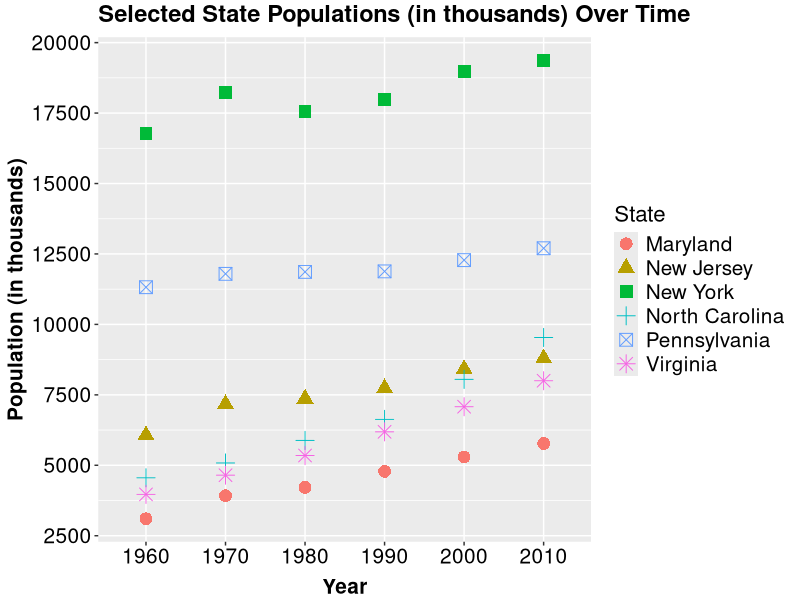

Generate this figure with R:
# This script creates a scatter plot using (a subset of) 'census_data.csv'.

# A description of 'census_data.csv' can be found in 'census_data_scrape_and_process.R'.
# To avoid an overwhelming plot, I will be using a subset of 'census_data.csv' consisting of
# all observations for 6 states (North Carolina, Maryland, New Jersey, Pennsylvania, Virginia, 
# and New York).

# Load packages.
library(data.table)
library(reshape2)
library(ggplot2)

# Load data.
census_data = data.table(read.csv('census_data.csv', 
                                  header = T, 
                                  stringsAsFactors = F, 
                                  check.names = F))

#####
# SUBSET/PROCESS DATA.

  # Remove unneeded column.
  census_data$`Area (sq. miles)` = NULL

  # Specify states of interest.
  states = c('North Carolina', 'Maryland', 'New Jersey', 'Pennsylvania', 
             'Virginia', 'New York')
  
  # Create data subset (specified above).
  census_subset = census_data[Name %in% states]
  
  # Divided population values by 1000 for easier graph viewing.
  census_subset$`1960` = census_subset$`1960` / 1000
  census_subset$`1970` = census_subset$`1970` / 1000
  census_subset$`1980` = census_subset$`1980` / 1000
  census_subset$`1990` = census_subset$`1990` / 1000
  census_subset$`2000` = census_subset$`2000` / 1000
  census_subset$`2010` = census_subset$`2010` / 1000
  
  # Melt 'census_subset' to allow creation of scatter plot.
  census_subset = melt(census_subset, 
                       id = 'Name')
  
  # Change column names of 'census_subset'.
  setnames(census_subset, 
           names(census_subset), 
           c('State', 'Year', 'Population'))

#####  
# Plot data.
ggplot(data = census_subset, 
       aes(x = Year, 
           y = Population, 
           color = State, 
           shape = State)) +
  geom_point(size = 4) +
  scale_y_continuous(breaks = seq(2500, 20000, by = 2500)) +
  theme(axis.text.x = element_text(color = 'black', 
                                   size = 15), 
        axis.text.y = element_text(color = 'black', 
                                   size = 15), 
        axis.title.x = element_text(face = 'bold', 
                                    size = 15, 
                                    vjust = -0.25), 
        axis.title.y = element_text(face = 'bold', 
                                    size = 15, 
                                    vjust = 1), 
        plot.title = element_text(face = 'bold',
                                  size = 17, 
                                  vjust = 1.5), 
        legend.title = element_text(size = 16), 
        legend.text = element_text(size = 15)) +
  ggtitle('Selected State Populations (in thousands) Over Time') +
  xlab('Year') +
  ylab('Population (in thousands)')